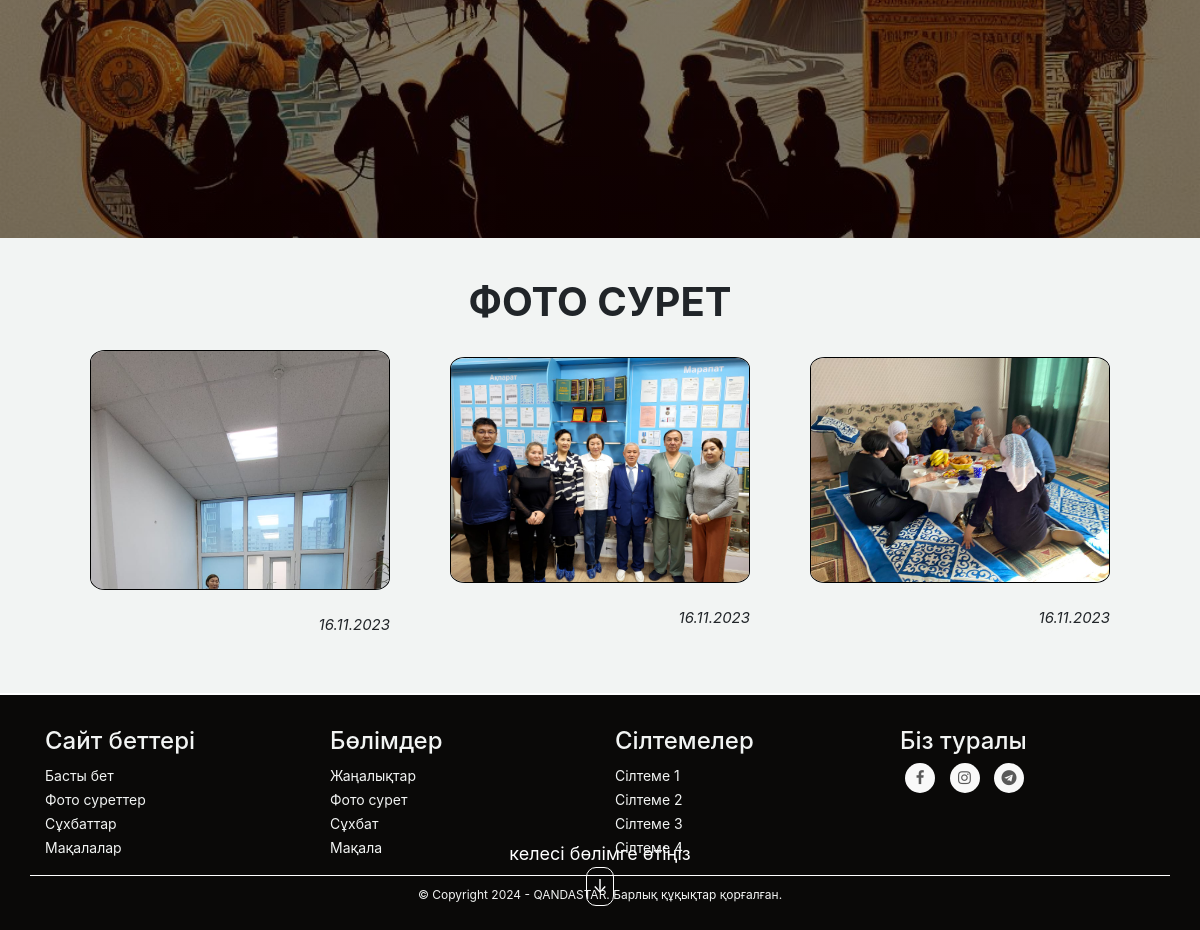
Before: /photos/ (lower part) with the older database file.
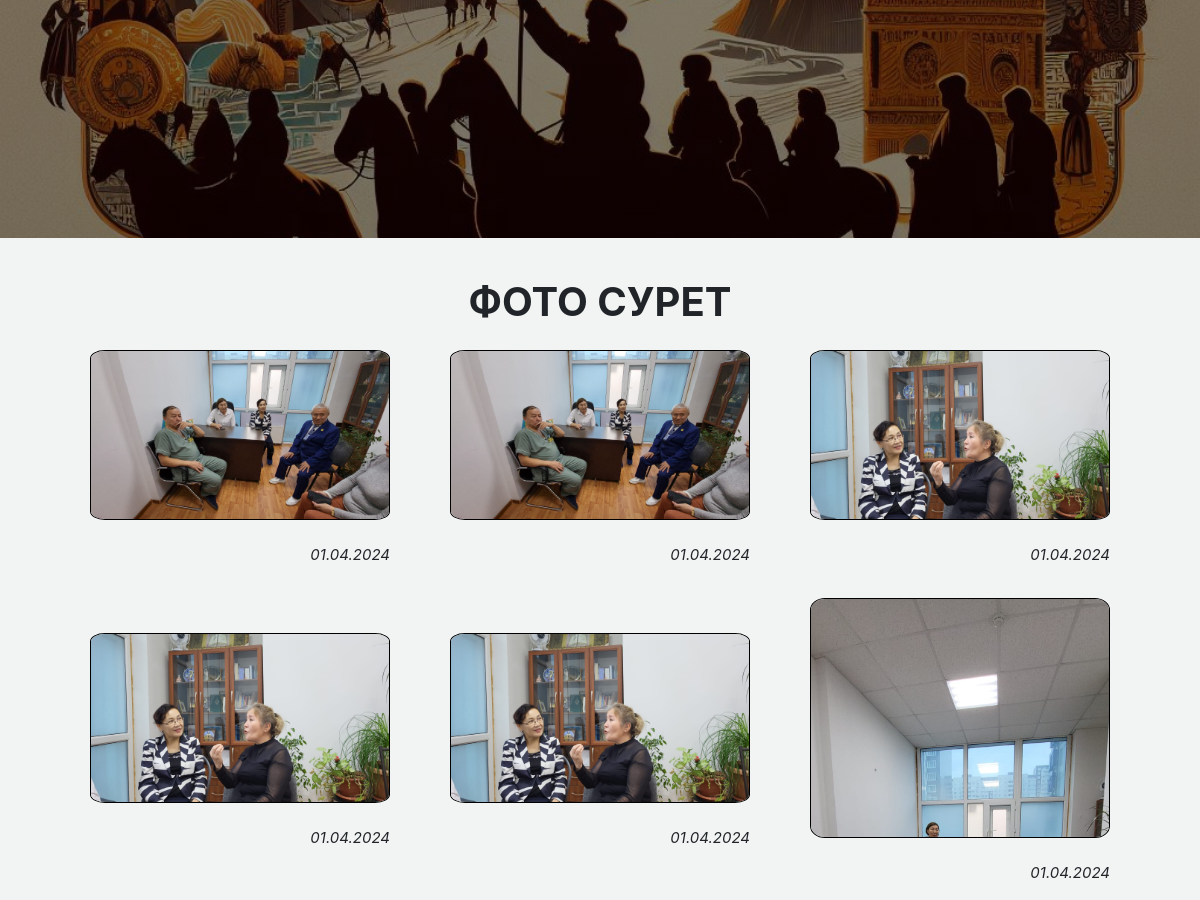
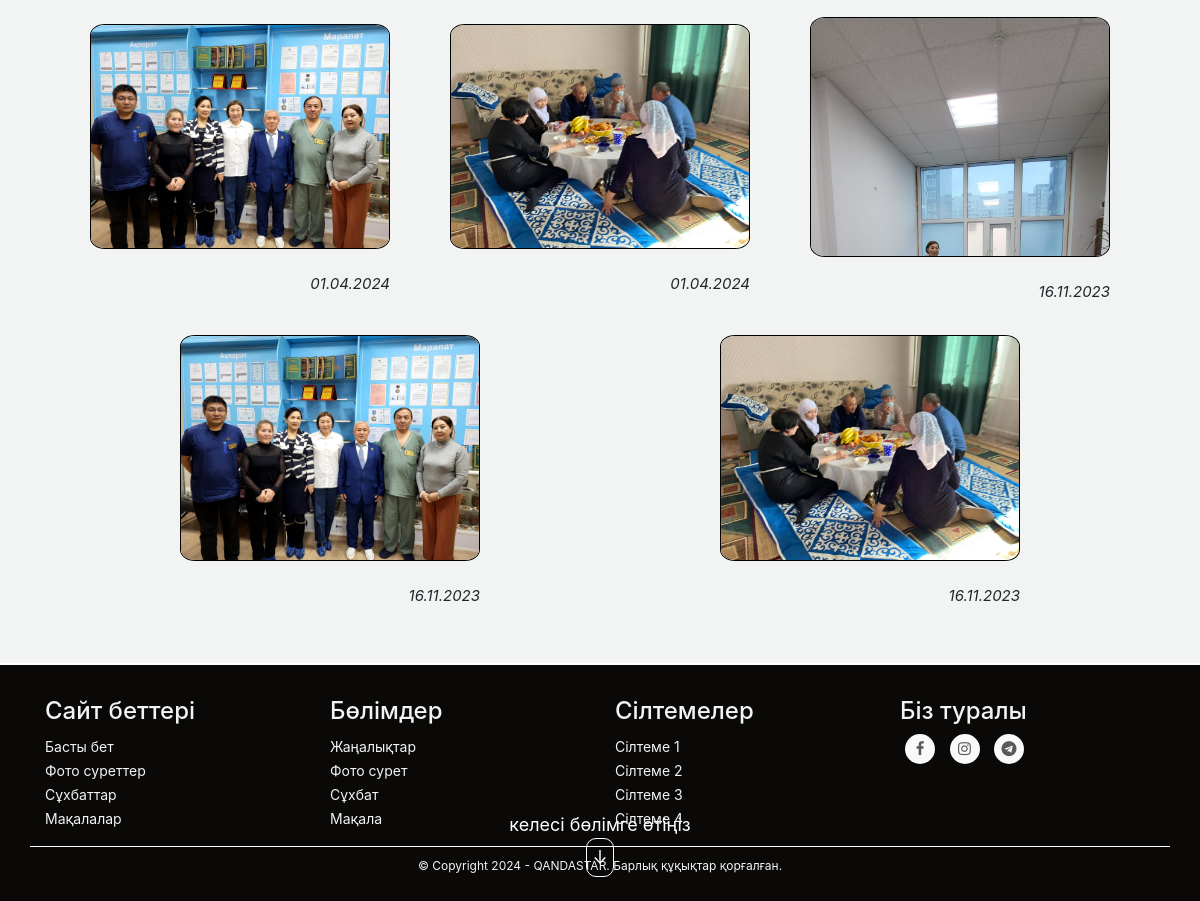
After: the same page with the newer database file (2 pictures, top to bottom).
### website/models.py (models this page shows)
class Photo(models.Model):
    image = models.ImageField(upload_to='photos/')
    nameImage = models.CharField(max_length=100, blank=True)
    descriptionImage = models.CharField(max_length=500, blank=True)
    categoryImage = models.ForeignKey(Category, on_delete=models.CASCADE, null=True, blank=True)
    dateOfImage = models.DateField(blank=True, null=True)
    uploadDateImage = models.DateTimeField(auto_now_add=True)

### website/views.py (the view)
# urls.py: path('photos/', views.photo_view, name='photo_view'),
def photo_view(request):
    photos = Photo.objects.all().order_by('-id')
    return render(request, 'photos.html', {'photos': photos})

### website/templates/photos.html (shortened to what this page needs)
{% load static %}
<!DOCTYPE html>
<html lang="en">
<head>
    <link rel="stylesheet" href="{% static 'website/photos.css' %}">
    <link rel="stylesheet" href="{% static 'website/menu.css' %}">
    <link rel="stylesheet" href="{% static 'website/footer.css' %}">
    <link rel="stylesheet" href="https://cdnjs.cloudflare.com/ajax/libs/font-awesome/5.15.4/css/all.min.css">
    <link rel="stylesheet" type="text/css" href="{% static 'website/slick/slick.css' %}"/>
    <link rel="stylesheet" type="text/css" href="{% static 'website/slick/slick-theme.css' %}"/>
    <link rel="stylesheet" href="{% static 'website/lightzoom_v1.1.0/style.css' %}" type="text/css">
    <link rel="stylesheet" href="https://cdn.plyr.io/3.6.8/plyr.css">
    <link rel="stylesheet" href="https://maxcdn.bootstrapcdn.com/bootstrap/4.1.3/css/bootstrap.min.css">
    <link href="https://maxcdn.bootstrapcdn.com/font-awesome/4.7.0/css/font-awesome.min.css" rel="stylesheet" >
    <link href="https://stackpath.bootstrapcdn.com/bootstrap/4.5.2/css/bootstrap.min.css" rel="stylesheet">
</head>
<body>
      <div class="photo-first-block">
        <div class="navigation-to-second-block">
          <span class="text-in-nav">келесі бөлімге өтіңіз</span>
          <a href="#photo-gallery" class="next-button scrollToElement" data-target=".photo-gallery"><span class="arrow">&#8595;</span></a>
        </div>
      </div>
      <div class="photo-gallery" id="photo-gallery">
        <div class="photo-gallery-title">
            <h1>ФОТО СУРЕТ</h1>
        </div>
        <div class="photo-gallery-items">
            {% for photo in photos %}
                <div class="photo-gallery-item-elements">
                    <div class="photo-gallery-item" id="photo-gallery-item">
                            <a href="{{ photo.image.url }}" class="lightzoom"><img src="{{ photo.image.url }}" alt="Name"></a>
                    </div>
                    <br>
                    <span class="photo-date">
                      {% if photo.dateOfImage is not None %}
                        {{ photo.dateOfImage | date:"d.m.Y" }}
                      {% else %}
                        {{ photo.uploadDateImage | date:"d.m.Y" }}
                      {% endif %}
                    </span>
                </div>
            {% endfor %}
        </div>
    </div>
    {% include 'footer.html' %}
</body>
</html>

Changed rows visible on the page:
added Photo: image (picture), uploadDateImage "01.04.2024"
added Photo: image (picture), uploadDateImage "01.04.2024"
added Photo: image (picture), uploadDateImage "01.04.2024"
added Photo: image (picture), uploadDateImage "01.04.2024"
added Photo: image (picture), uploadDateImage "01.04.2024"
added Photo: image (picture), uploadDateImage "01.04.2024"
added Photo: image (picture), uploadDateImage "01.04.2024"
added Photo: image (picture), uploadDateImage "01.04.2024"
